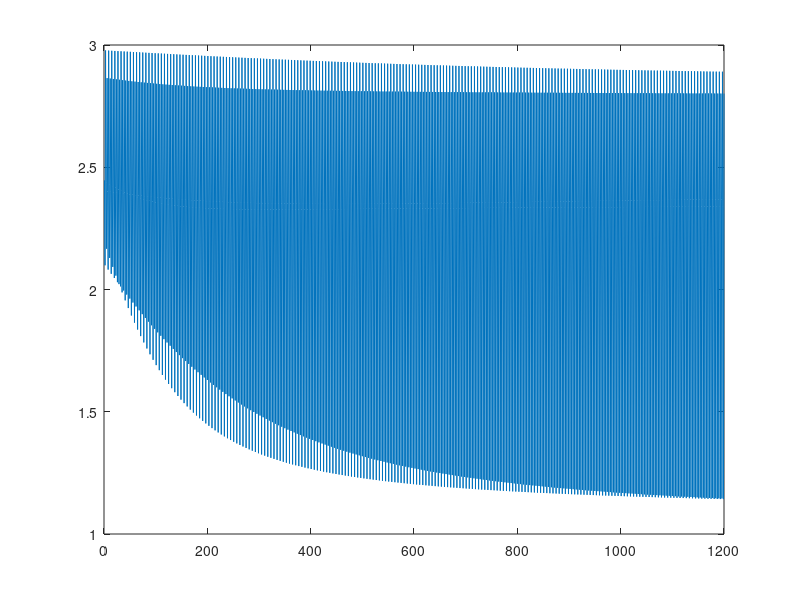

This chart was generated by the following MATLAB code:
%training inputs
x = [
    1 1 1 -1 -1 1 -1 -1 -1 1 -1 -1 -1 1 -1 -1 -1;
    1 1 1 -1 1 -1 -1 -1 1 1 1 -1 1 1 1 -1 -1;
    1 1 1 -1 1 1 -1 -1 1 -1 -1 -1 1 -1 -1 -1 -1;
    -1 1 1 1 -1 -1 1 -1 -1 -1 1 -1 -1 -1 1 -1 -1;
    -1 1 1 1 -1 1 -1 -1 -1 1 1 1 -1 1 1 1 -1;
    -1 1 1 1 -1 1 1 -1 -1 1 -1 -1 -1 1 -1 -1 -1;
];

test_character = [
    1 1 1 -1 -1 1 1 -1 -1 1 -1 -1 -1 1 1 -1 -1;
];

%desired from training
d = [
    1 -1 -1;
    -1 1 -1;
    -1 -1 1;
    1 -1 -1;
    -1 1 -1;
    -1 -1 1;
];

weight_vector_to_output = [
    0.2007 -0.0280 -0.1871;
    0.5522 0.2678 -0.7830;
    0.4130 -0.5299 0.6420;
];

weight_vector_to_hidden = [
    -0.2206 0.2139 0.4764 -0.1886 0.5775 -0.7873 -0.2943 0.9803 -0.5945 -0.2076 0.1932 0.8436 -0.6475 0.3365 0.1795 -0.0542 0.6263;
    -0.7222 -0.6026 0.3556 -0.6024 0.7611 0.9635 -0.1627 -0.0503 0.3443 -0.4812 -0.9695 -0.2030 -0.0680 0.6924 0.5947 0.6762 0.2222;
];


%--------Variables--------

C = 200; %total cycles
n = 0.25; %learning constant
PE = [];
CE = [];
S = 0;

%neural network design is as follows...
%16 Inputs (1 bias), 2 Hidden (1 bias), 3 outputs
%example of data (4x4):
%[ ][X][X][X]
%[ ][ ][X][ ]
%[ ][ ][X][ ]
%[ ][ ][X][ ]

%neural network

for a = (1:C)
   for b = (1:6)
       training_data = x(b,:)';
       desired = d(b,:)';
       
       %2 neurons from first layer
       first_neuron_weight = weight_vector_to_hidden(1,:)';
       second_neuron_weight = weight_vector_to_hidden(2,:)';
       
       %matrix multiplication hidden
       first_vector = first_neuron_weight'*training_data;
       second_vector = second_neuron_weight'*training_data;
       
       %activation function hidden (y)
       first_activation = (1/(1+exp(-first_vector)));
       second_activation = (1/(1+exp(-second_vector)));
       third_activation = -1; %bias
       
       tied_up_activation = [
           first_activation; second_activation; third_activation;
       ];
       
       %output layer
       first_output_neuron_weights = weight_vector_to_output(1,:)';
       second_output_neuron_weights = weight_vector_to_output(2,:)';
       third_output_neuron_weights = weight_vector_to_output(3,:)';
       
       tied_up_output_weights = [
           first_output_neuron_weights; second_output_neuron_weights; third_output_neuron_weights;
       ];
       
       %matrix multiplication output
       first_output_vector = first_output_neuron_weights'*tied_up_activation;
       second_output_vector = second_output_neuron_weights'*tied_up_activation;
       third_output_vector = third_output_neuron_weights'*tied_up_activation;
       
       tied_up_output_matrix = [
           first_output_vector; second_output_vector; third_output_vector;
       ];
       
       %activation function output
       first_output_activation = (1/(1+exp(-first_output_vector)));
       second_output_activation = (1/(1+exp(-second_output_vector)));
       third_output_activation = (1/(1+exp(-third_output_vector)));
       
       %output / desired
       first_desired_neuron = desired(1) - first_output_activation;
       second_desired_neuron = desired(2) - second_output_activation;
       third_desired_neuron = desired(3) - third_output_activation;
       
       tied_desired_outputs = [
           first_desired_neuron; second_desired_neuron; third_desired_neuron
       ];
       
       %back-propagation output layer
       first_function_derivative_output = exp(first_output_vector)/(exp(first_output_vector)+1)^2;
       second_function_derivative_output = exp(second_output_vector)/(exp(second_output_vector)+1)^2;
       third_function_derivative_output = exp(third_output_vector)/(exp(third_output_vector)+1)^2;
       
       %output error signal (g1)
       first_error_signal_output = first_desired_neuron*first_function_derivative_output;
       second_error_signal_output = second_desired_neuron*second_function_derivative_output;
       third_error_signal_output = third_desired_neuron*third_function_derivative_output;
       
       tied_up_output_error_signal = [
           first_error_signal_output; second_error_signal_output; third_error_signal_output;
       ];
   
       %hidden layer derivative function
       first_function_derivative_hidden = exp(first_vector)/(exp(first_vector)+1)^2;
       second_function_derivative_hidden = exp(second_vector)/(exp(second_vector)+1)^2;
       third_function_derivative_hidden = exp(-1)/(exp(-1)+1)^2;
       
       %matrix column reading (for weights connecting to singular hidden
       %neuron)
       first_output_to_hidden_weights = [tied_up_output_weights(1,1) tied_up_output_weights(4,1) tied_up_output_weights(7,1)];
       second_output_to_hidden_weights = [tied_up_output_weights(2,1) tied_up_output_weights(5,1) tied_up_output_weights(8,1)];
       third_output_to_hidden_weights = [tied_up_output_weights(3,1) tied_up_output_weights(6,1) tied_up_output_weights(9,1)];
       
       %hidden error signal (g2)
       first_error_signal_hidden = first_output_to_hidden_weights*tied_up_output_error_signal*first_function_derivative_hidden;
       second_error_signal_hidden = second_output_to_hidden_weights*tied_up_output_error_signal*second_function_derivative_hidden;
       %3rd neuron is bias function
       third_error_signal_hidden = third_output_to_hidden_weights*tied_up_output_error_signal*third_function_derivative_hidden;
       
       tied_up_hidden_error_signal = [
           first_error_signal_hidden; second_error_signal_hidden; third_error_signal_hidden;
       ];
       
       %update weights
       
       weight_vector_to_output(1,1) = tied_up_output_weights(1,1) + n*tied_up_output_error_signal(1,1)*first_activation;
       weight_vector_to_output(2,1) = tied_up_output_weights(2,1) + n*tied_up_output_error_signal(1,1)*second_activation;
       weight_vector_to_output(3,1) = tied_up_output_weights(1,1) + n*tied_up_output_error_signal(1,1)*third_activation;
       
       weight_vector_to_output(4,1) = tied_up_output_weights(4,1) + n*tied_up_output_error_signal(2,1)*first_activation;
       weight_vector_to_output(5,1) = tied_up_output_weights(5,1) + n*tied_up_output_error_signal(2,1)*second_activation;
       weight_vector_to_output(6,1) = tied_up_output_weights(6,1) + n*tied_up_output_error_signal(2,1)*third_activation;
       
       weight_vector_to_output(7,1) = tied_up_output_weights(7,1) + n*tied_up_output_error_signal(3,1)*first_activation;
       weight_vector_to_output(8,1) = tied_up_output_weights(8,1) + n*tied_up_output_error_signal(3,1)*second_activation;
       weight_vector_to_output(9,1) = tied_up_output_weights(9,1) + n*tied_up_output_error_signal(3,1)*third_activation;
       
       for k = (1:17)
           m = 1; %error signal for first neuron
           weight_vector_to_hidden(k,1) = first_neuron_weight(k,1) + n*tied_up_hidden_error_signal(m,1)*training_data(k,1);
       end
       
       for p = (1:17)
           m = 2; %error signal for first neuron
           weight_vector_to_hidden(p,1) = first_neuron_weight(p,1) + n*tied_up_hidden_error_signal(m,1)*training_data(p,1);
       end
       
       %pattern error
       E = 0;
       for q = (1:3)
           E = E + 0.5*(tied_desired_outputs(q))^2;
       end
       PE = [PE; E];
       
       S = S + E;
   end
   
   %Cycle error
   CE = [CE; S];
   S = 0; %reset sum
end

%figure(1)
%plot(CE(1:200))

figure(1)
plot(PE(1:1200))

%testing trainined model
testing_data = test_character(1,:)';

%2 neurons from first layer
first_neuron_weight_t = weight_vector_to_hidden(1,:)';
second_neuron_weight_t = weight_vector_to_hidden(2,:)';

%matrix multiplication hidden
first_vector_t = first_neuron_weight'*testing_data;
second_vector_t = second_neuron_weight'*testing_data;

%activation function hidden (y)
first_activation_t = (1/(1+exp(-first_vector_t)));
second_activation_t = (1/(1+exp(-second_vector_t)));
third_activation_t = -1; %bias

tied_up_activation_t = [
    first_activation_t; second_activation_t; third_activation_t;
];

%output layer
first_output_neuron_weights_t = weight_vector_to_output(1,:)';
second_output_neuron_weights_t = weight_vector_to_output(2,:)';
third_output_neuron_weights_t = weight_vector_to_output(3,:)';
       
tied_up_output_weights_t = [
    first_output_neuron_weights_t; second_output_neuron_weights_t; third_output_neuron_weights_t;
];

%matrix multiplication output
first_output_vector_t = first_output_neuron_weights_t'*tied_up_activation_t;
second_output_vector_t = second_output_neuron_weights_t'*tied_up_activation_t;
third_output_vector_t = third_output_neuron_weights_t'*tied_up_activation_t;
       
tied_up_output_matrix_t = [
    first_output_vector_t; second_output_vector_t; third_output_vector_t;
];

%activation function output
first_output_activation_t = (1/(1+exp(-first_output_vector_t)))
second_output_activation_t = (1/(1+exp(-second_output_vector_t)))
third_output_activation_t = (1/(1+exp(-third_output_vector_t)))